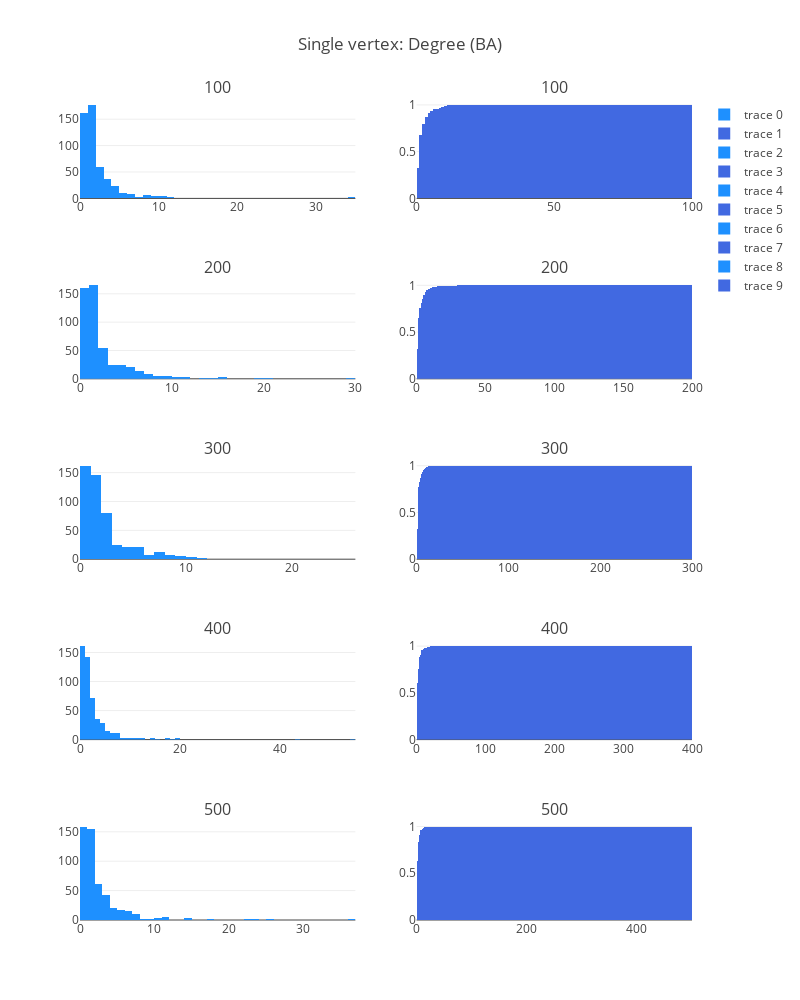

Write notebook code for a chart like this one.
### Code cell
fig['layout'].update(height=1000, width=800, title='Single vertex: Degree (BA)')
iplot(fig, filename='simple-subplot')

### Figure 1 — Plotly figure (JSON) as saved in the notebook; plotly's stock layout.template omitted (floating-point values rounded to 4 significant figures; data arrays with more than 128 entries replaced by an {"elided": "..."} marker saying what was removed)
{"data": [{"marker": {"color": "dodgerblue"}, "type": "histogram", "x": {"elided": "500 int values"}, "xaxis": "x1", "xbins": {"end": 100, "size": 1, "start": 0}, "yaxis": "y1"}, {"cumulative": {"enabled": true}, "histnorm": "probability", "marker": {"color": "royalblue"}, "type": "histogram", "x": {"elided": "500 int values"}, "xaxis": "x2", "xbins": {"end": 100, "size": 1, "start": 0}, "yaxis": "y2"}, {"marker": {"color": "dodgerblue"}, "type": "histogram", "x": {"elided": "500 int values"}, "xaxis": "x3", "xbins": {"end": 200, "size": 1, "start": 0}, "yaxis": "y3"}, {"cumulative": {"enabled": true}, "histnorm": "probability", "marker": {"color": "royalblue"}, "type": "histogram", "x": {"elided": "500 int values"}, "xaxis": "x4", "xbins": {"end": 200, "size": 1, "start": 0}, "yaxis": "y4"}, {"marker": {"color": "dodgerblue"}, "type": "histogram", "x": {"elided": "500 int values"}, "xaxis": "x5", "xbins": {"end": 300, "size": 1, "start": 0}, "yaxis": "y5"}, {"cumulative": {"enabled": true}, "histnorm": "probability", "marker": {"color": "royalblue"}, "type": "histogram", "x": {"elided": "500 int values"}, "xaxis": "x6", "xbins": {"end": 300, "size": 1, "start": 0}, "yaxis": "y6"}, {"marker": {"color": "dodgerblue"}, "type": "histogram", "x": {"elided": "500 int values"}, "xaxis": "x7", "xbins": {"end": 400, "size": 1, "start": 0}, "yaxis": "y7"}, {"cumulative": {"enabled": true}, "histnorm": "probability", "marker": {"color": "royalblue"}, "type": "histogram", "x": {"elided": "500 int values"}, "xaxis": "x8", "xbins": {"end": 400, "size": 1, "start": 0}, "yaxis": "y8"}, {"marker": {"color": "dodgerblue"}, "type": "histogram", "x": {"elided": "500 int values"}, "xaxis": "x9", "xbins": {"end": 500, "size": 1, "start": 0}, "yaxis": "y9"}, {"cumulative": {"enabled": true}, "histnorm": "probability", "marker": {"color": "royalblue"}, "type": "histogram", "x": {"elided": "500 int values"}, "xaxis": "x10", "xbins": {"end": 500, "size": 1, "start": 0}, "yaxis": "y10"}], "layout": {"annotations": [{"font": {"size": 16}, "showarrow": false, "text": "100", "x": 0.225, "xanchor": "center", "xref": "paper", "y": 1, "yanchor": "bottom", "yref": "paper"}, {"font": {"size": 16}, "showarrow": false, "text": "100", "x": 0.775, "xanchor": "center", "xref": "paper", "y": 1, "yanchor": "bottom", "yref": "paper"}, {"font": {"size": 16}, "showarrow": false, "text": "200", "x": 0.225, "xanchor": "center", "xref": "paper", "y": 0.78, "yanchor": "bottom", "yref": "paper"}, {"font": {"size": 16}, "showarrow": false, "text": "200", "x": 0.775, "xanchor": "center", "xref": "paper", "y": 0.78, "yanchor": "bottom", "yref": "paper"}, {"font": {"size": 16}, "showarrow": false, "text": "300", "x": 0.225, "xanchor": "center", "xref": "paper", "y": 0.56, "yanchor": "bottom", "yref": "paper"}, {"font": {"size": 16}, "showarrow": false, "text": "300", "x": 0.775, "xanchor": "center", "xref": "paper", "y": 0.56, "yanchor": "bottom", "yref": "paper"}, {"font": {"size": 16}, "showarrow": false, "text": "400", "x": 0.225, "xanchor": "center", "xref": "paper", "y": 0.34, "yanchor": "bottom", "yref": "paper"}, {"font": {"size": 16}, "showarrow": false, "text": "400", "x": 0.775, "xanchor": "center", "xref": "paper", "y": 0.34, "yanchor": "bottom", "yref": "paper"}, {"font": {"size": 16}, "showarrow": false, "text": "500", "x": 0.225, "xanchor": "center", "xref": "paper", "y": 0.12, "yanchor": "bottom", "yref": "paper"}, {"font": {"size": 16}, "showarrow": false, "text": "500", "x": 0.775, "xanchor": "center", "xref": "paper", "y": 0.12, "yanchor": "bottom", "yref": "paper"}], "height": 1000, "title": "Single vertex: Degree (BA)", "width": 800, "xaxis1": {"anchor": "y1", "domain": [0, 0.45]}, "xaxis10": {"anchor": "y10", "domain": [0.55, 1]}, "xaxis2": {"anchor": "y2", "domain": [0.55, 1]}, "xaxis3": {"anchor": "y3", "domain": [0, 0.45]}, "xaxis4": {"anchor": "y4", "domain": [0.55, 1]}, "xaxis5": {"anchor": "y5", "domain": [0, 0.45]}, "xaxis6": {"anchor": "y6", "domain": [0.55, 1]}, "xaxis7": {"anchor": "y7", "domain": [0, 0.45]}, "xaxis8": {"anchor": "y8", "domain": [0.55, 1]}, "xaxis9": {"anchor": "y9", "domain": [0, 0.45]}, "yaxis1": {"anchor": "x1", "domain": [0.88, 1]}, "yaxis10": {"anchor": "x10", "domain": [0, 0.12]}, "yaxis2": {"anchor": "x2", "domain": [0.88, 1]}, "yaxis3": {"anchor": "x3", "domain": [0.66, 0.78]}, "yaxis4": {"anchor": "x4", "domain": [0.66, 0.78]}, "yaxis5": {"anchor": "x5", "domain": [0.44, 0.56]}, "yaxis6": {"anchor": "x6", "domain": [0.44, 0.56]}, "yaxis7": {"anchor": "x7", "domain": [0.22, 0.34]}, "yaxis8": {"anchor": "x8", "domain": [0.22, 0.34]}, "yaxis9": {"anchor": "x9", "domain": [0, 0.12]}}}
